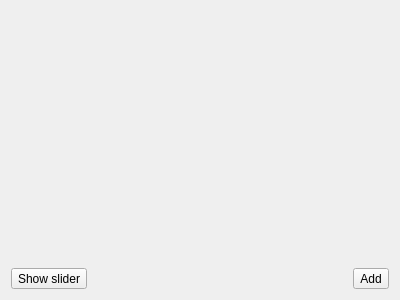
<?xml version="1.0" encoding="UTF-8"?>
<ui version="4.0">
 <class>SliderWidget</class>
 <widget class="QWidget" name="SliderWidget">
  <property name="geometry">
   <rect>
    <x>0</x>
    <y>0</y>
    <width>400</width>
    <height>300</height>
   </rect>
  </property>
  <property name="windowTitle">
   <string>Sliders</string>
  </property>
  <property name="windowIcon">
   <iconset resource="resources.qrc">
    <normaloff>:/icon/options</normaloff>:/icon/options</iconset>
  </property>
  <layout class="QGridLayout" name="gridLayout">
   <item row="1" column="2">
    <widget class="QToolButton" name="addButton">
     <property name="text">
      <string>Add</string>
     </property>
     <property name="icon">
      <iconset theme="list-add">
       <normaloff>.</normaloff>.</iconset>
     </property>
    </widget>
   </item>
   <item row="1" column="1">
    <spacer name="horizontalSpacer">
     <property name="orientation">
      <enum>Qt::Horizontal</enum>
     </property>
     <property name="sizeHint" stdset="0">
      <size>
       <width>0</width>
       <height>0</height>
      </size>
     </property>
    </spacer>
   </item>
   <item row="0" column="0" colspan="3">
    <widget class="QScrollArea" name="scrollArea">
     <property name="frameShape">
      <enum>QFrame::NoFrame</enum>
     </property>
     <property name="widgetResizable">
      <bool>true</bool>
     </property>
     <widget class="QWidget" name="scrollAreaWidgetContents">
      <property name="geometry">
       <rect>
        <x>0</x>
        <y>0</y>
        <width>382</width>
        <height>253</height>
       </rect>
      </property>
      <layout class="QVBoxLayout" name="slidersLayout"/>
     </widget>
    </widget>
   </item>
   <item row="1" column="0">
    <widget class="QToolButton" name="sliderCheck">
     <property name="text">
      <string>Show slider</string>
     </property>
     <property name="icon">
      <iconset theme="object-flip-horizontal">
       <normaloff>.</normaloff>.</iconset>
     </property>
     <property name="checkable">
      <bool>true</bool>
     </property>
    </widget>
   </item>
  </layout>
 </widget>
 <tabstops>
  <tabstop>scrollArea</tabstop>
  <tabstop>addButton</tabstop>
 </tabstops>
 <resources>
  <include location="resources.qrc"/>
 </resources>
 <connections/>
</ui>
